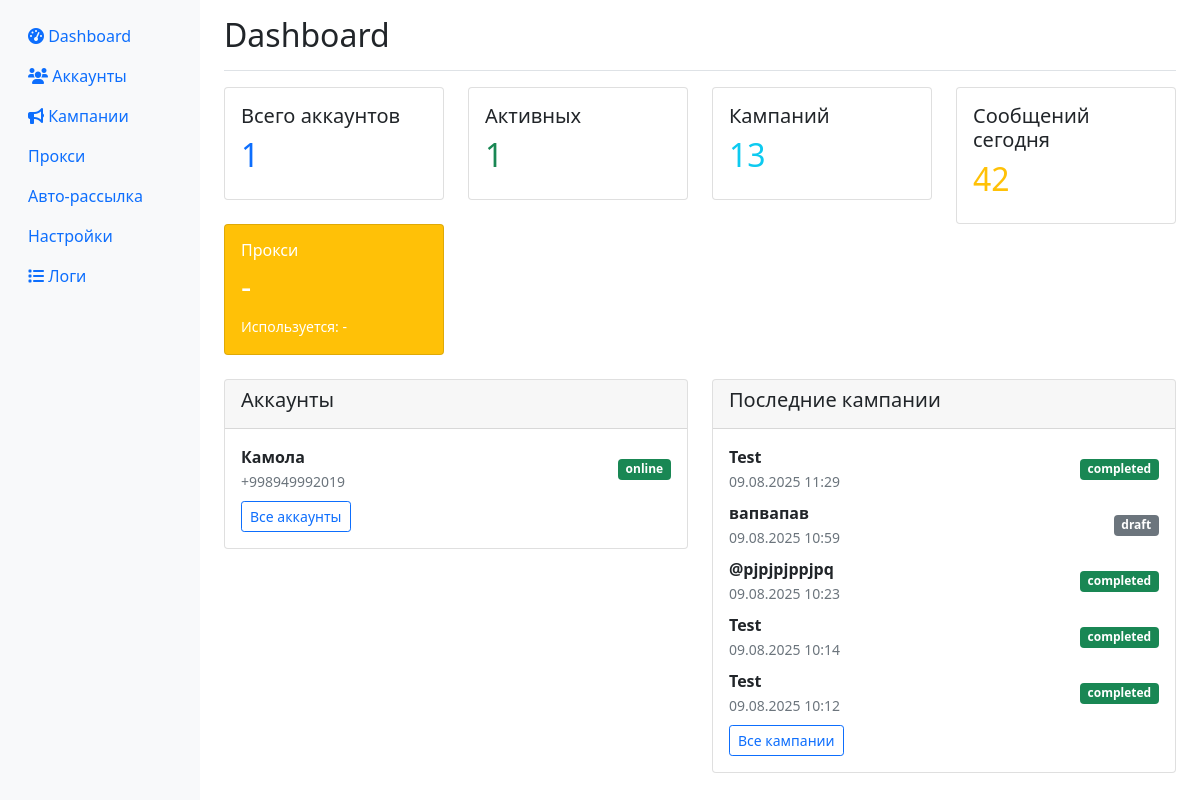
Before: / with the older database file.
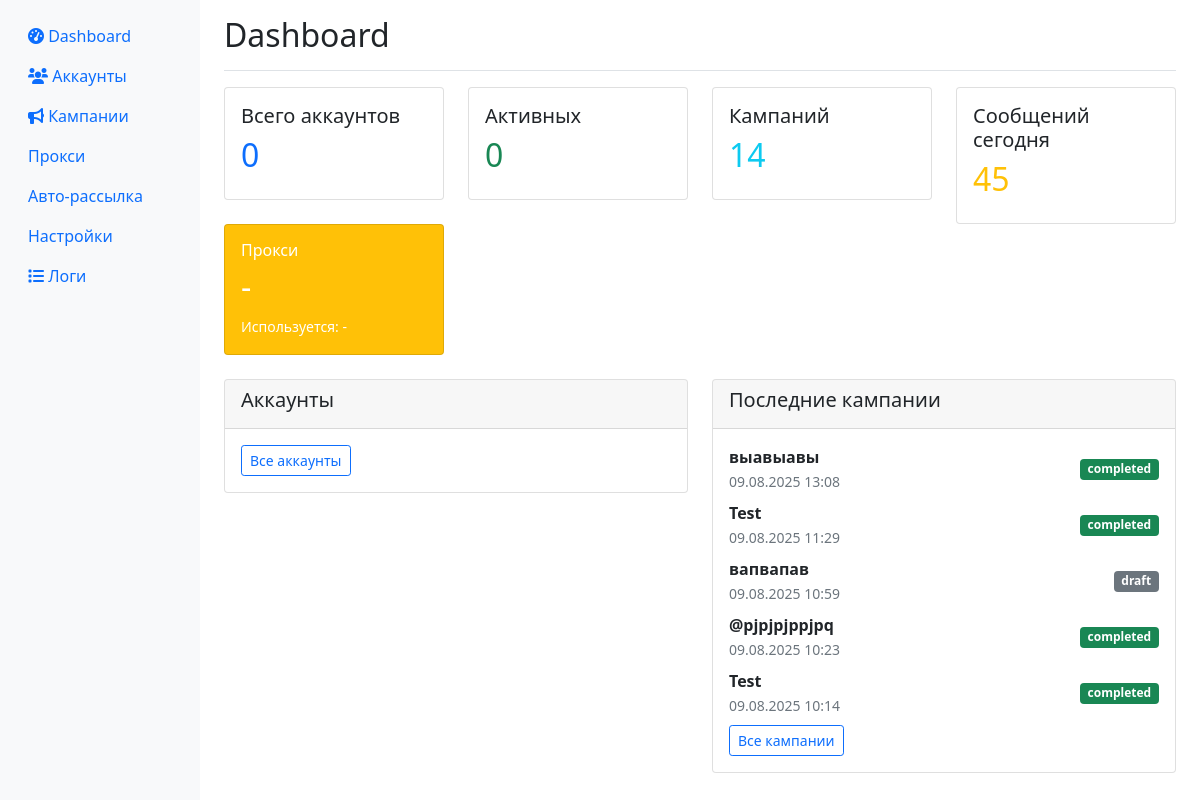
After: the same page with the newer database file.
### app/database.py (models this page shows)
class Account(Base):
    __tablename__ = "accounts"
    id = Column(Integer, primary_key=True, index=True)
    phone = Column(String, unique=True, index=True)
    name = Column(String)
    status = Column(String, default="offline")  # online, offline, blocked, error
    session_data = Column(Text)  # зашифрованная сессия
    proxy = Column(String, nullable=True)
    created_at = Column(DateTime, default=datetime.utcnow)
    last_activity = Column(DateTime, default=datetime.utcnow)
    messages_sent_today = Column(Integer, default=0)
    messages_sent_hour = Column(Integer, default=0)
    last_message_time = Column(DateTime, nullable=True)
    is_active = Column(Boolean, default=True)

class Campaign(Base):
    __tablename__ = "campaigns"
    id = Column(Integer, primary_key=True, index=True)
    name = Column(String)
    status = Column(String, default="draft")  # draft, running, paused, completed
    created_at = Column(DateTime, default=datetime.utcnow)
    channel_message = Column(Text)
    group_message = Column(Text)
    private_message = Column(Text)
    delay_seconds = Column(Integer, default=3)
    start_time = Column(DateTime, nullable=True)
    channels_list = Column(Text)  # JSON список каналов
    groups_list = Column(Text)    # JSON список групп
    private_list = Column(Text)   # JSON список приватных чатов
    attachment_path = Column(String, nullable=True)

### app/web.py (the view)
@app.get("/", response_class=HTMLResponse)
async def dashboard(request: Request, db: Session = Depends(get_db)):
    accounts = db.query(Account).all()
    campaigns = db.query(Campaign).order_by(Campaign.created_at.desc()).limit(10).all()
    total_accounts = len(accounts)
    active_accounts = len([a for a in accounts if a.is_active and a.status == "online"])
    total_campaigns = db.query(Campaign).count()
    messages_sent_today = db.query(SendLog).filter(
        SendLog.sent_at >= datetime.utcnow().date()
    ).count()
    return templates.TemplateResponse("dashboard.html", {
        "request": request,
        "accounts": accounts,
        "campaigns": campaigns,
        "stats": {
            "total_accounts": total_accounts,
            "active_accounts": active_accounts,
            "total_campaigns": total_campaigns,
            "messages_sent_today": messages_sent_today
        }
    })

### templates/dashboard.html (shortened to what this page needs)
{% extends "base.html" %}
{% block content %}
<div class="d-flex justify-content-between flex-wrap flex-md-nowrap align-items-center pt-3 pb-2 mb-3 border-bottom">
    <h1 class="h2">Dashboard</h1>
</div>
<div class="row mb-4">
    <div class="col-md-3">
        <div class="card">
            <div class="card-body">
                <h5 class="card-title">Всего аккаунтов</h5>
                <h2 class="text-primary">{{ stats.total_accounts }}</h2>
            </div>
        </div>
    </div>
    <div class="col-md-3">
        <div class="card">
            <div class="card-body">
                <h5 class="card-title">Активных</h5>
                <h2 class="text-success">{{ stats.active_accounts }}</h2>
            </div>
        </div>
    </div>
    <div class="col-md-3">
        <div class="card">
            <div class="card-body">
                <h5 class="card-title">Кампаний</h5>
                <h2 class="text-info">{{ stats.total_campaigns }}</h2>
            </div>
        </div>
    </div>
    <div class="col-md-3">
        <div class="card">
            <div class="card-body">
                <h5 class="card-title">Сообщений сегодня</h5>
                <h2 class="text-warning">{{ stats.messages_sent_today }}</h2>
            </div>
        </div>
    </div>
    <div class="col-md-3">
        <div class="card bg-warning text-white">
            <div class="card-body">
                <div class="d-flex justify-content-between">
                    <div>
                        <h6 class="card-title">Прокси</h6>
                        <h2 id="proxies-count">-</h2>
                        <small id="proxies-used">Используется: -</small>
                    </div>
                </div>
            </div>
        </div>
    </div>
</div>
<div class="row mb-4">
    <div class="col-md-6">
        <div class="card">
            <div class="card-header">
                <h5>Аккаунты</h5>
            </div>
            <div class="card-body">
                {% for account in accounts[:5] %}
                <div class="d-flex justify-content-between align-items-center mb-2">
                    <div>
                        <strong>{{ account.name or account.phone }}</strong><br>
                        <small class="text-muted">{{ account.phone }}</small>
                    </div>
                    <span class="badge bg-{% if account.status == 'online' %}success{% elif account.status == 'offline' %}secondary{% elif account.status == 'error' %}danger{% else %}warning{% endif %}">
                        {{ account.status }}
                    </span>
                </div>
                {% endfor %}
                <a href="/accounts" class="btn btn-sm btn-outline-primary">Все аккаунты</a>
            </div>
        </div>
    </div>
    <div class="col-md-6">
        <div class="card">
            <div class="card-header">
                <h5>Последние кампании</h5>
            </div>
            <div class="card-body">
                {% for campaign in campaigns[:5] %}
                <div class="d-flex justify-content-between align-items-center mb-2">
                    <div>
                        <strong>{{ campaign.name }}</strong><br>
                        <small class="text-muted">{{ campaign.created_at.strftime('%d.%m.%Y %H:%M') }}</small>
                    </div>
                    <span class="badge bg-{% if campaign.status == 'running' %}primary{% elif campaign.status == 'completed' %}success{% elif campaign.status == 'paused' %}warning{% else %}secondary{% endif %}">
                        {{ campaign.status }}
                    </span>
                </div>
                {% endfor %}
                <a href="/campaigns" class="btn btn-sm btn-outline-primary">Все кампании</a>
            </div>
        </div>
    </div>
</div>
{% endblock %}

Changed rows visible on the page:
removed Account: name "Камола", phone "+998949992019", status "online"
no longer on this page (row unchanged): Campaign: name "Test", created_at "09.08.2025 10:12", status "completed"
added Campaign: name "выавыавы", created_at "09.08.2025 13:08", status "completed"
Other visible differences:
{{ stats.total_accounts }}: "1" → "0"
{{ stats.active_accounts }}: "1" → "0"
{{ stats.total_campaigns }}: "13" → "14"
{{ stats.messages_sent_today }}: "42" → "45"
